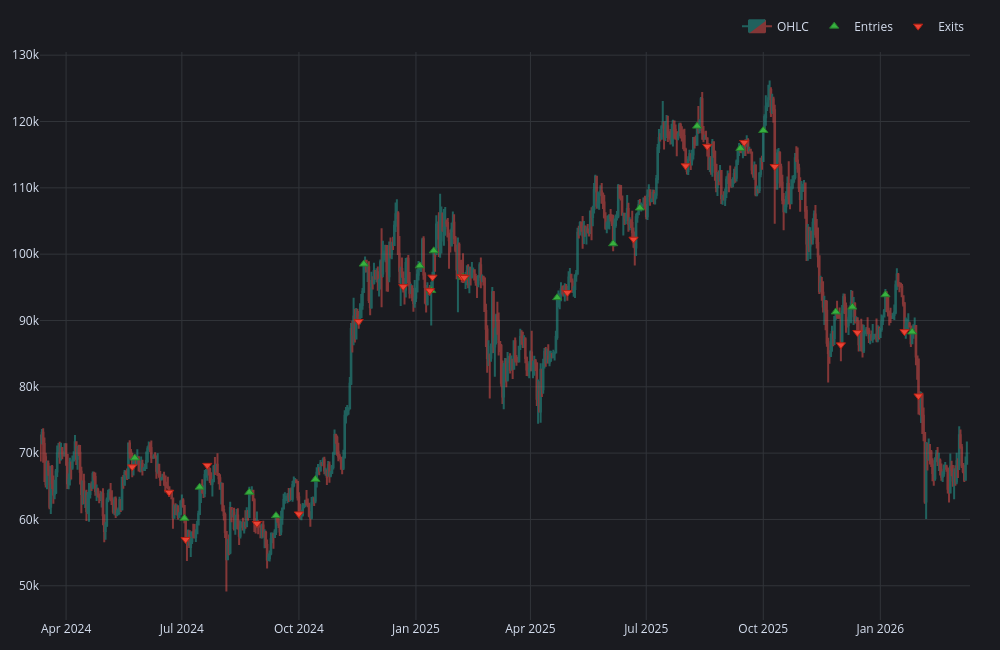

Notebook code cell kept with this figure:
### Code cell
fig3 = plot_signals(market_data, 'BTC-USD', signals)
fig3.update_layout(height=650, width=1000)
fig3.show()

### Figure 1 — Plotly figure (JSON) as saved in the notebook; plotly's stock layout.template omitted (floating-point values rounded to 4 significant figures; data arrays with more than 128 entries replaced by an {"elided": "..."} marker saying what was removed)
{"data": [{"close": {"elided": "729 float values"}, "decreasing": {"fillcolor": "#ee534f", "line": {"color": "#ee534f"}}, "high": {"elided": "729 float values"}, "increasing": {"fillcolor": "#26a69a", "line": {"color": "#26a69a"}}, "low": {"elided": "729 float values"}, "name": "OHLC", "opacity": 0.5, "open": {"elided": "729 float values"}, "type": "candlestick", "x": {"elided": "729 str values"}}, {"marker": {"color": "#37B13F", "line": {"color": "rgb(38,123,44)", "width": 1}, "size": 8, "symbol": "triangle-up"}, "mode": "markers", "name": "Entries", "showlegend": true, "type": "scatter", "x": ["2024-05-25T00:00:00+00:00", "2024-07-03T00:00:00+00:00", "2024-07-15T00:00:00+00:00", "2024-08-23T00:00:00+00:00", "2024-09-13T00:00:00+00:00", "2024-10-14T00:00:00+00:00", "2024-11-21T00:00:00+00:00", "2025-01-04T00:00:00+00:00", "2025-01-13T00:00:00+00:00", "2025-01-15T00:00:00+00:00", "2025-02-07T00:00:00+00:00", "2025-04-22T00:00:00+00:00", "2025-06-05T00:00:00+00:00", "2025-06-26T00:00:00+00:00", "2025-08-10T00:00:00+00:00", "2025-09-13T00:00:00+00:00", "2025-10-01T00:00:00+00:00", "2025-11-27T00:00:00+00:00", "2025-12-10T00:00:00+00:00", "2026-01-05T00:00:00+00:00", "2026-01-26T00:00:00+00:00"], "y": [69270.0, 60170.0, 64870.0, 64090.0, 60570.0, 66050.0, 98500.0, 98240.0, 94520.0, 100500.0, 96530.0, 93440.0, 101600.0, 107000.0, 119300.0, 116000.0, 118600.0, 91290.0, 92020.0, 93880.0, 88270.0]}, {"marker": {"color": "#EA4335", "line": {"color": "rgb(181,31,18)", "width": 1}, "size": 8, "symbol": "triangle-down"}, "mode": "markers", "name": "Exits", "showlegend": true, "type": "scatter", "x": ["2024-05-23T00:00:00+00:00", "2024-06-21T00:00:00+00:00", "2024-07-04T00:00:00+00:00", "2024-07-21T00:00:00+00:00", "2024-08-29T00:00:00+00:00", "2024-10-01T00:00:00+00:00", "2024-11-17T00:00:00+00:00", "2024-12-22T00:00:00+00:00", "2025-01-12T00:00:00+00:00", "2025-01-14T00:00:00+00:00", "2025-02-06T00:00:00+00:00", "2025-02-08T00:00:00+00:00", "2025-04-30T00:00:00+00:00", "2025-06-21T00:00:00+00:00", "2025-08-01T00:00:00+00:00", "2025-08-18T00:00:00+00:00", "2025-09-16T00:00:00+00:00", "2025-10-10T00:00:00+00:00", "2025-12-01T00:00:00+00:00", "2025-12-14T00:00:00+00:00", "2026-01-20T00:00:00+00:00", "2026-01-31T00:00:00+00:00"], "y": [67930.0, 64100.0, 56980.0, 68150.0, 59390.0, 60840.0, 89850.0, 95100.0, 94490.0, 96530.0, 96590.0, 96480.0, 94210.0, 102300.0, 113300.0, 116300.0, 116800.0, 113200.0, 86320.0, 88180.0, 88310.0, 78620.0]}], "layout": {"height": 650, "legend": {"orientation": "h", "traceorder": "normal", "x": 1, "xanchor": "right", "y": 1.02, "yanchor": "bottom"}, "margin": {"b": 30, "l": 30, "r": 30, "t": 30}, "showlegend": true, "width": 1000, "xaxis": {"rangeslider": {"visible": false}, "showgrid": true}, "yaxis": {"showgrid": true}}}
